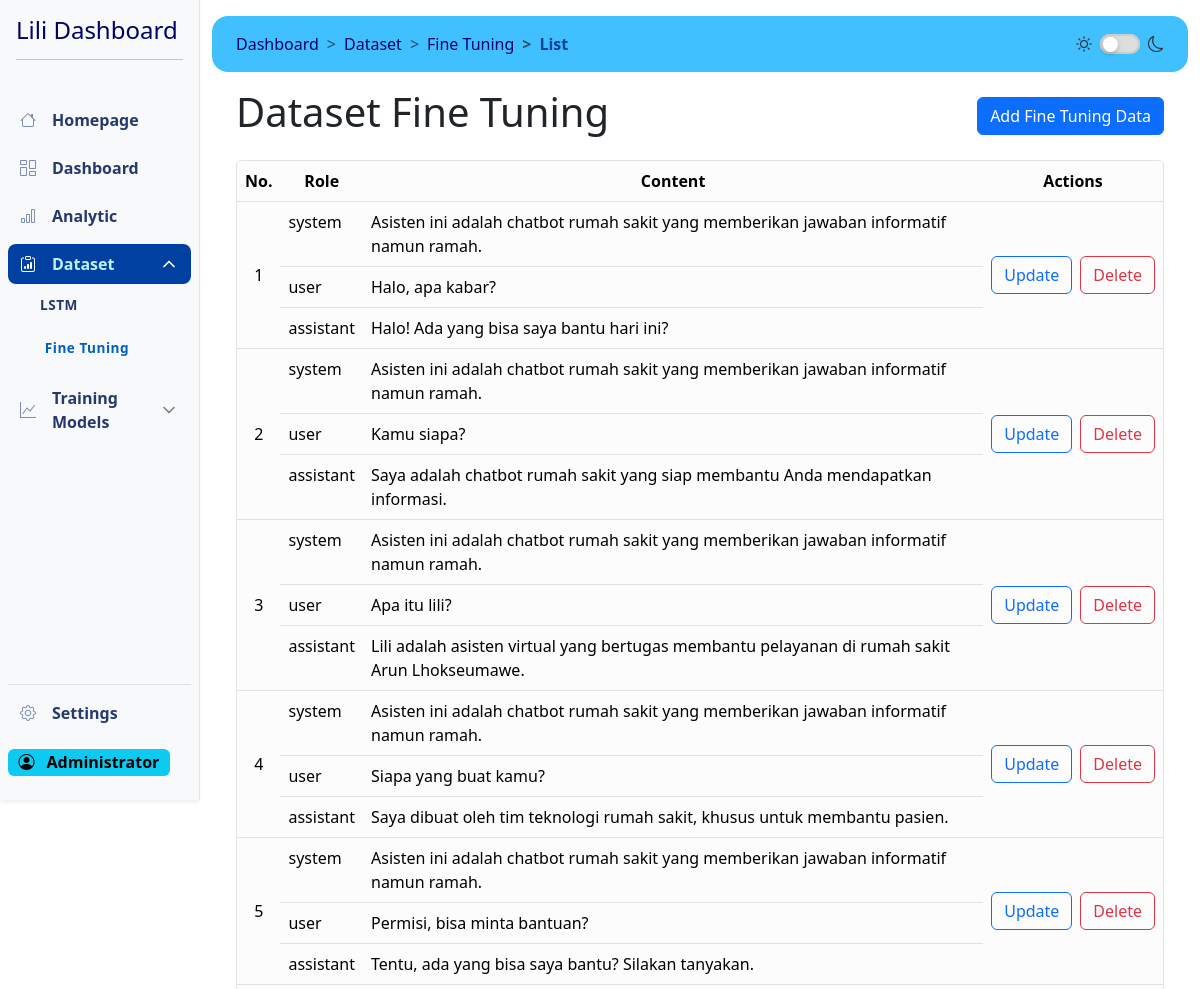
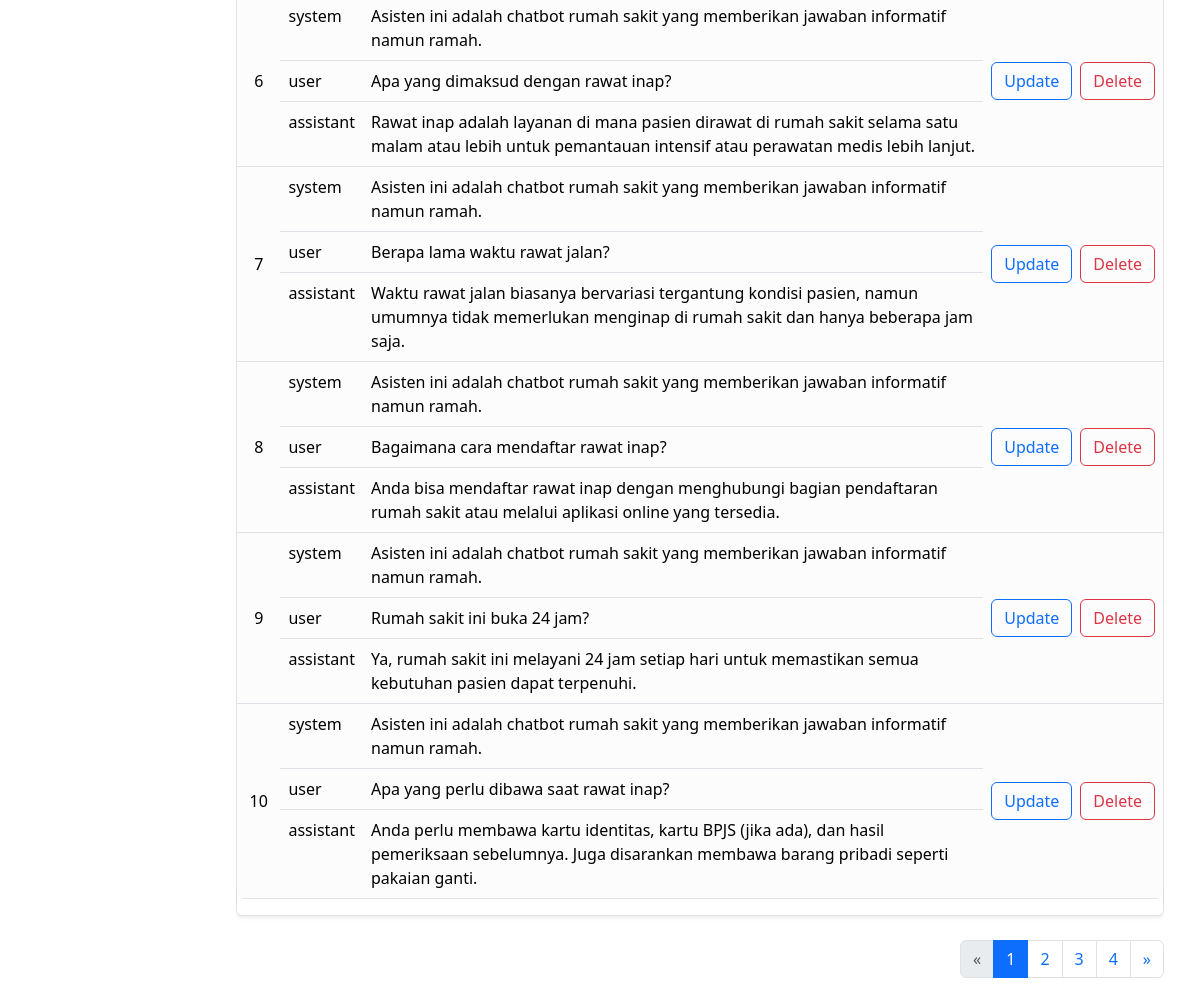
The page /dashboard/dataset/fine-tuning/list (signed in) on the database its author committed (2 pictures, top to bottom).
### models/auth_model.py (models this page shows, shortened)
class User(db.Model, UserMixin):
    id = db.Column(db.Integer, primary_key=True)
    username = db.Column(db.String(255), unique=True, nullable=False, index=True)
    fullname = db.Column(db.String(255), nullable=False)
    email = db.Column(db.String(150), unique=True, nullable=False, index=True)
    password = db.Column(db.String(255), nullable=False)
    created_at = db.Column(db.DateTime, default=datetime.utcnow)
    last_login = db.Column(db.DateTime)
    is_active = db.Column(db.Boolean, default=True)
    role = db.Column(db.String(50), nullable=False, default="user")  # New role column

### models/fine_tuning.py (models this page shows, shortened)
class Finetuning(db.Model):
    id = db.Column(db.Integer, primary_key=True)
    messages = db.Column(db.JSON, nullable=False)  # Simpan pesan dalam format JSON

### controller/view_fineTuning.py (the view)
@fineTuning.route("/dashboard/dataset/fine-tuning/list", methods=["GET"])
@login_required
def view_finetuning_data():
    page = request.args.get("page", 1, type=int)
    per_page = 10
    finetuning_query = Finetuning.query.paginate(
        page=page, per_page=per_page, error_out=False
    )
    start_number = (page - 1) * per_page + 1
    return render_template(
        "pages/dataset-fine-tuning.html",
        finetuning=finetuning_query.items,
        pagination=finetuning_query,
        start_number=start_number,
    )

### templates/pages/dataset-fine-tuning.html
<!DOCTYPE html>
{% extends 'dashboard.html' %} {% block content %}
<header class="my-3 d-flex justify-content-between align-items-center">
  <h1>Dataset Fine Tuning</h1>
  <a href="{{ url_for('fineTuning.add_finetuning_data')}}" class="btn btn-primary" role="button">Add Fine Tuning Data</a>
</header>
<section class="table-responsive">
  <div class="border rounded shadow-sm">
    <table class="table">
      <thead>
        <tr class="text-center">
          <th scope="col">No.</th>
          <th scope="col">Role</th>
          <th scope="col">Content</th>
          <th scope="col">Actions</th>
        </tr>
      </thead>
      <tbody>
        {% set conversation_index = namespace(value=1) %} {% for conversation in finetuning %} {% for message in conversation.messages %}
        <tr>
          {% if loop.first %}
          <td rowspan="{{ conversation.messages | length }}" class="align-middle text-center">{{ start_number + conversation_index.value - 1 }}</td>
          {% endif %}
          <td>{{ message.role }}</td>
          <td>{{ message.content }}</td>
          {% if loop.first %}
          <td rowspan="{{ conversation.messages | length }}" class="align-middle">
            <div class="d-flex justify-content-between align-items-center gap-2">
              <a href="{{ url_for('fineTuning.update_finetuning_data', id=conversation.id) }}" class="btn btn-outline-primary" role="button"
                >Update</a
              >
              <form class="delete-form" method="POST" data-id="{{ conversation.id }}">
                <button type="submit" class="btn btn-outline-danger">Delete</button>
              </form>
            </div>
          </td>
          {% endif %}
        </tr>
        {% endfor %} {% set conversation_index.value = conversation_index.value + 1 %} {% endfor %}
      </tbody>
    </table>
  </div>
  <nav class="my-4" aria-label="Page navigation">
    <ul class="pagination justify-content-end">
      {% if pagination.has_prev %}
      <li class="page-item">
        <a class="page-link" href="{{ url_for('fineTuning.view_finetuning_data', page=pagination.prev_num) }}" aria-label="Previous">
          <span aria-hidden="true">&laquo;</span>
        </a>
      </li>
      {% else %}
      <li class="page-item disabled">
        <span class="page-link" aria-hidden="true">&laquo;</span>
      </li>
      {% endif %} {% for page_num in pagination.iter_pages(left_edge=2, right_edge=2, left_current=1, right_current=1) %} {% if page_num %} {% if
      page_num == pagination.page %}
      <li class="page-item active">
        <span class="page-link">{{ page_num }}</span>
      </li>
      {% else %}
      <li class="page-item">
        <a href="{{ url_for('fineTuning.view_finetuning_data', page=page_num) }}" class="page-link">{{ page_num }}</a>
      </li>
      {% endif %} {% else %}
      <li class="page-item disabled">
        <span class="page-link">...</span>
      </li>
      {% endif %} {% endfor %} {% if pagination.has_next %}
      <li class="page-item">
        <a href="{{ url_for('fineTuning.view_finetuning_data', page=pagination.next_num) }}" class="page-link" aria-label="Next">
          <span aria-hidden="true">&raquo;</span>
        </a>
      </li>
      {% else %}
      <li class="page-item disabled">
        <span class="page-link" aria-hidden="true">&raquo;</span>
      </li>
      {% endif %}
    </ul>
  </nav>
</section>
{% endblock content %}

### templates/dashboard.html (shortened to what this page needs)
<!DOCTYPE html>
<html lang="en" data-bs-theme="light">
  <head>
    <link
      href="https://cdn.jsdelivr.net/npm/bootstrap@5.3.3/dist/css/bootstrap.min.css"
      rel="stylesheet"
    />
    <link href="https://cdnjs.cloudflare.com/ajax/libs/bootstrap-icons/1.11.1/font/bootstrap-icons.min.css" rel="stylesheet" />
    <link href="https://cdn.jsdelivr.net/npm/@yaireo/tagify/dist/tagify.css" rel="stylesheet" />
    <link rel="stylesheet" href="{{ url_for('static', filename='css/dashboard-style.css') }}" />
  </head>
  <body class="bg-body" style="min-height: 100vh">
    <div class="row mx-0 h-100">
      {% include 'partials/sidebar.html' %}
      <main class="col-lg-10">
        <header class="navbar navbar-expand-lg position-sticky top-0 rounded-4 my-3 z-1">
          <div class="container-fluid gx-lg-5 flex-column flex-md-row align-items-start align-items-md-center">
            <nav style="--bs-breadcrumb-divider: '>'" aria-label="breadcrumb">
              <ol class="breadcrumb mb-0 py-2" id="breadcrumb"></ol>
            </nav>
            <div class="theme-mode">
              <i class="bi bi-sun"></i>
              <label class="toggle-switch">
                <div class="toggle-switch-background">
                  <div class="toggle-switch-handle"></div>
                </div>
              </label>
              <i class="bi bi-moon"></i>
            </div>
          </div>
        </header>
        <div class="container-fluid gx-lg-5" id="content">{% block content %} {% endblock content %}</div>
      </main>
    </div>
    {% include 'partials/sweetalert-toast.html' %}
  </body>
</html>

### templates/partials/sidebar.html (shortened to what this page needs)
<!DOCTYPE html>
<aside
  class="col-lg-2 gx-0 position-sticky top-0 border-end border-light-subtle d-flex flex-column offcanvas-lg offcanvas-start"
  id="sidebar"
  tabindex="-1"
  aria-labelledby="offcanvasLabel"
>
  <div class="sidebar-wrapper active top-0 bg-body-tertiary shadow-sm d-flex flex-column h-100">
    <header class="sidebar-header position-relative">
      <div class="d-flex justify-content-between align-items-center">
        <div class="logo">
          <h1 class="navbar-brand fs-4">Lili Dashboard</h1>
        </div>
      </div>
      <hr />
    </header>
    <nav class="sidebar-menu d-flex flex-column justify-content-between h-100">
      <div class="menu">
        <div class="sidebar-item">
          <a href="/" class="sidebar-link">
            <i class="bi bi-house"></i>
            Homepage
          </a>
        </div>
        <div class="sidebar-item">
          <a href="{{ url_for('route.dashboard') }}" class="sidebar-link">
            <i class="bi bi-columns-gap"></i>
            Dashboard
          </a>
        </div>
        <div class="sidebar-item">
          <a href="/analytic" class="sidebar-link">
            <i class="bi bi-bar-chart"></i>
            Analytic
          </a>
        </div>
        <div class="sidebar-item has-sub">
          <div class="sidebar-link">
            <i class="bi bi-clipboard-data"></i>
            <span>Dataset</span>
          </div>
          <div class="submenu">
            <div class="submenu-item">
              <a href="{{ url_for('lstm.read_lstm') }}" class="submenu-link">LSTM</a>
            </div>
            <div class="submenu-item">
              <a href="{{ url_for('fineTuning.view_finetuning_data') }}" class="submenu-link">Fine Tuning</a>
            </div>
          </div>
        </div>
        <div class="sidebar-item has-sub">
          <div class="sidebar-link">
            <i class="bi bi-graph-up"></i>
            <span>Training Models</span>
          </div>
        </div>
      </div>
      <div class="menu mb-4">
        <div class="sidebar-item mb-3 border-top">
          <a href="{{ url_for('auth.logout') }}" class="sidebar-link">
            <i class="bi bi-gear"></i>
            Settings
          </a>
        </div>
        <span class="badge text-bg-info fs-6">
          <i class="bi bi-person-circle me-2"></i>
          {{ current_user.fullname }}
        </span>
      </div>
    </nav>
  </div>
</aside>

### templates/partials/sweetalert-toast.html (shortened to what this page needs)
<!DOCTYPE html>

### static/css/dashboard-style.css (style rules this page uses)
:root, [data-bs-theme="light"] { color-scheme: light; --blue-darkest: #000066; --blue-darker: #002080; --blue-dark: #0040a0; --blue: #0060c0; --blue-light: #0080e0; --blue-lighter: #00a0ff; --blue-lightest: rgb(64, 192, 255); --blue-pale: #80e0ff; --blue-paler: #c0f0ff; --sidebar-link: #25396f; --sidebar-link-active: var(--blue); --bs-primary: var(--blue); --nav-brand-color: var(--blue-darkest); }
.navbar { background-color: var(--blue-lightest); }
.table { --bs-table-bg: var(--bs-light-bg-subtle) !important; border-radius: 0.5rem; overflow: hidden; }

### rows shown on the page
User: fullname "Administrator"
Finetuning: value "1", role "system" "user" "assistant", content "Asisten ini adalah chatbot rumah sakit yang memberikan jawaban informatif namun ramah." "Halo, apa kabar?" "Halo! Ada yang bisa saya bantu hari ini?"
Finetuning: value "2", role "system" "user" "assistant", content "Asisten ini adalah chatbot rumah sakit yang memberikan jawaban informatif namun ramah." "Kamu siapa?" "Saya adalah chatbot rumah sakit yang siap membantu Anda mendapatkan informasi."
Finetuning: value "3", role "system" "user" "assistant", content "Asisten ini adalah chatbot rumah sakit yang memberikan jawaban informatif namun ramah." "Apa itu lili?" "Lili adalah asisten virtual yang bertugas membantu pelayanan di rumah sakit Arun Lhokseumawe."
Finetuning: value "4", role "system" "user" "assistant", content "Asisten ini adalah chatbot rumah sakit yang memberikan jawaban informatif namun ramah." "Siapa yang buat kamu?" "Saya dibuat oleh tim teknologi rumah sakit, khusus untuk membantu pasien."
Finetuning: value "5", role "system" "user" "assistant", content "Asisten ini adalah chatbot rumah sakit yang memberikan jawaban informatif namun ramah." "Permisi, bisa minta bantuan?" "Tentu, ada yang bisa saya bantu? Silakan tanyakan."
Finetuning: value "6", role "system" "user" "assistant", content "Asisten ini adalah chatbot rumah sakit yang memberikan jawaban informatif namun ramah." "Apa yang dimaksud dengan rawat inap?" "Rawat inap adalah layanan di mana pasien dirawat di rumah sakit selama satu malam atau lebih untuk pemantauan intensif atau perawatan medis lebih lanjut."
Finetuning: value "7", role "system" "user" "assistant", content "Asisten ini adalah chatbot rumah sakit yang memberikan jawaban informatif namun ramah." "Berapa lama waktu rawat jalan?" "Waktu rawat jalan biasanya bervariasi tergantung kondisi pasien, namun umumnya tidak memerlukan menginap di rumah sakit dan hanya beberapa jam saja."
Finetuning: value "8", role "system" "user" "assistant", content "Asisten ini adalah chatbot rumah sakit yang memberikan jawaban informatif namun ramah." "Bagaimana cara mendaftar rawat inap?" "Anda bisa mendaftar rawat inap dengan menghubungi bagian pendaftaran rumah sakit atau melalui aplikasi online yang tersedia."
Finetuning: value "9", role "system" "user" "assistant", content "Asisten ini adalah chatbot rumah sakit yang memberikan jawaban informatif namun ramah." "Rumah sakit ini buka 24 jam?" "Ya, rumah sakit ini melayani 24 jam setiap hari untuk memastikan semua kebutuhan pasien dapat terpenuhi."
Finetuning: value "10", role "system" "user" "assistant", content "Asisten ini adalah chatbot rumah sakit yang memberikan jawaban informatif namun ramah." "Apa yang perlu dibawa saat rawat inap?" "Anda perlu membawa kartu identitas, kartu BPJS (jika ada), dan hasil pemeriksaan sebelumnya. Juga disarankan membawa barang pribadi seperti pakaian ganti."

### other values the page prints
{{ page_num }} "1"
{{ page_num }} "2" "3" "4"
